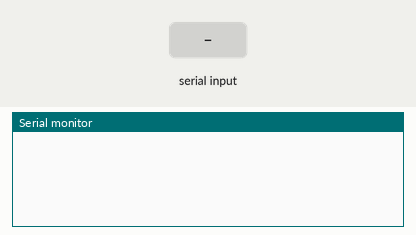
Bench run of a sketch on a simulated Arduino Mega 2560, built with avr-gcc and run on an emulated ATmega2560. Shown: the last lines printed to the serial monitor. Inputs (shaded band) come from the test bench.

Above: at 2.2 s.
2.3 s: byte 35 (35) received over Serial
At 2.8 s:
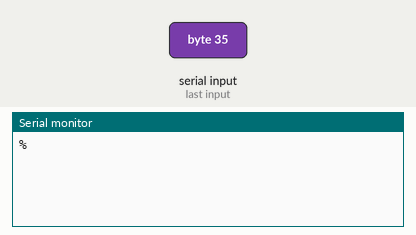
3.8 s: "1" received over the second serial link
At 5.0 s:
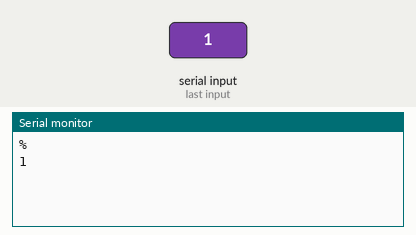
5.3 s: "0" received over the second serial link
At 6.3 s:
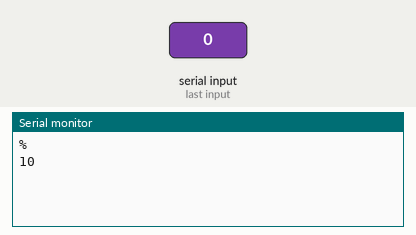

The sketch:

groundStation.ino
```cpp
void setup()
{
  // Otwarcie portu do komunikacji
  Serial.begin(38400);
  Serial2.begin(38400);
  delay(1000);
}

void loop()
{
  if(Serial2.available()){
    Serial.write(Serial2.read());
  }
  if(Serial.available()){
    char in = Serial.read();
    if(in == 35){
      Serial.println("%");
    }else{
      Serial2.write(in);
    }
  }
}
```

Measured:
- after the input at 2.3 s, the serial monitor: prints a new line at once (image 1)
- after the input at 3.8 s, the serial monitor: prints a new line at once (image 2)
- after the input at 5.3 s, the serial monitor: prints a new line at once (image 3)
